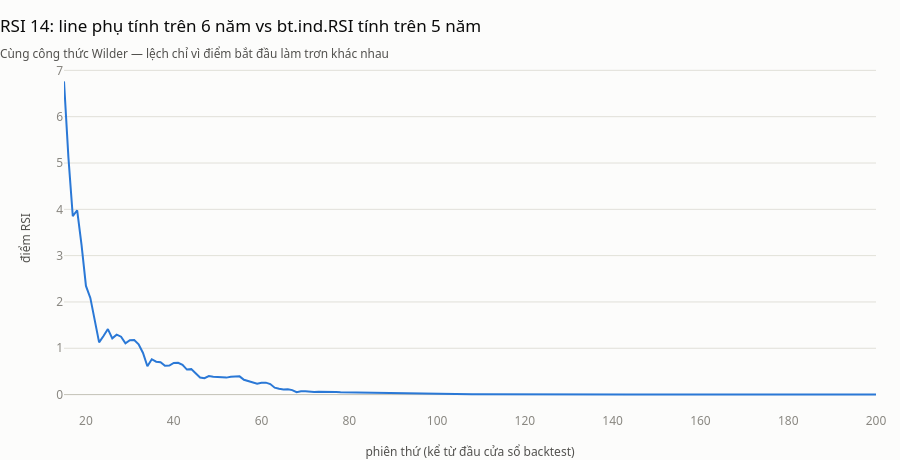

Write notebook code for a chart like this one.
### Code cell
ve = pd.DataFrame({"phien": range(1, len(dc_dai) + 1), "lech": lech_rsi.values}).dropna()
fig = duong(
    ve[ve["phien"] <= 200],
    x="phien",
    y="lech",
    tieu_de="RSI 14: line phụ tính trên 6 năm vs bt.ind.RSI tính trên 5 năm",
    phu_de="Cùng công thức Wilder — lệch chỉ vì điểm bắt đầu làm trơn khác nhau",
    nhan_y="điểm RSI",
)
fig.update_xaxes(title_text="phiên thứ (kể từ đầu cửa sổ backtest)")
fig

### Figure 1 — Plotly figure (JSON) as saved in the notebook; plotly's stock layout.template omitted (floating-point values rounded to 4 significant figures; data arrays with more than 128 entries replaced by an {"elided": "..."} marker saying what was removed)
{"data": [{"hovertemplate": "%{y:,.2f}<extra>%{fullData.name}</extra>", "line": {"color": "#2a78d6", "width": 2}, "mode": "lines", "name": "lech", "type": "scatter", "x": {"elided": "186 int values"}, "y": {"elided": "186 float values"}}], "layout": {"height": 460, "hovermode": "x unified", "showlegend": false, "title": {"text": "RSI 14: line phụ tính trên 6 năm vs bt.ind.RSI tính trên 5 năm<br><sub style='color:#52514e'>Cùng công thức Wilder — lệch chỉ vì điểm bắt đầu làm trơn khác nhau</sub>"}, "xaxis": {"title": {"text": "phiên thứ (kể từ đầu cửa sổ backtest)"}}, "yaxis": {"title": {"text": "điểm RSI"}}}}
